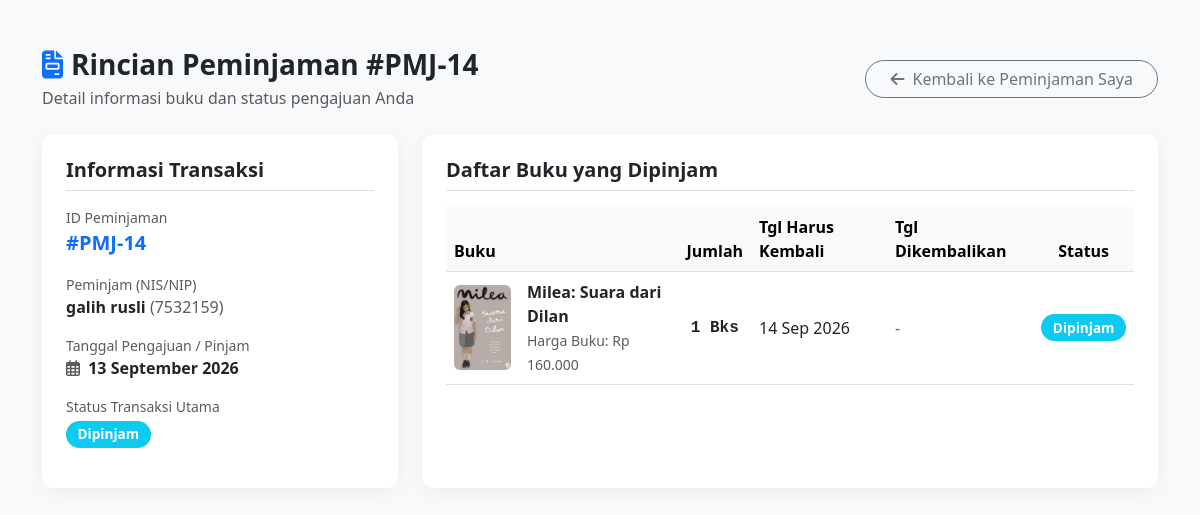
The page /CONTROLLER/c_peminjaman.php?aksi=detail&id_peminjaman=14 (signed in) on the database its author committed.
### tables this page shows
CREATE TABLE `peminjaman` (
  `id_peminjaman` int NOT NULL,
  `id_user` int NOT NULL,
  `tanggal_pinjam` date NOT NULL,
  `status` enum('Diajukan','Dipinjam','Dikembalikan','Ditolak') NOT NULL DEFAULT 'Diajukan'
);

CREATE TABLE `users` (
  `id_user` int NOT NULL,
  `nis_nip` int NOT NULL,
  `nama_lengkap` varchar(50) NOT NULL,
  `username` varchar(50) NOT NULL,
  `password` varchar(200) NOT NULL,
  `role` enum('admin','siswa') NOT NULL DEFAULT 'siswa'
);

CREATE TABLE `buku` (
  `id_buku` int NOT NULL,
  `id_penerbit` int NOT NULL,
  `id_kategori` int NOT NULL,
  `judul_buku` varchar(70) NOT NULL,
  `tahun_terbit` year NOT NULL,
  `harga_buku` int NOT NULL DEFAULT '0',
  `stok` int NOT NULL DEFAULT '0',
  `cover` varchar(100) NOT NULL
);

CREATE TABLE `detail_peminjaman` (
  `id_detail` int NOT NULL,
  `id_peminjaman` int NOT NULL,
  `id_buku` int NOT NULL,
  `jumlah_buku` int NOT NULL,
  `tanggal_pengembalian` date DEFAULT NULL,
  `tanggal_dikembalikan` date DEFAULT NULL,
  `status` enum('Diajukan','Dipinjam','Dikembalikan') NOT NULL DEFAULT 'Diajukan'
);

### MODEL/m_peminjaman.php (called while the page is built, shortened)
<?php
require_once __DIR__ . "/m_koneksi.php";
class M_Peminjaman
{
    private $koneksi;
    public function __construct()
    {
        $db = new Koneksi();
        $this->koneksi = $db->getKoneksi();
        $this->koneksi->set_charset("utf8mb4");
    }
    public function getDetailPeminjaman(
        $id_peminjaman
    ) {
        $sql = "
            SELECT
                p.id_peminjaman,
                p.id_user,
                p.tanggal_pinjam,
                p.status AS status_peminjaman,
                u.nis_nip AS nis,
                u.nama_lengkap,
                dp.id_detail,
                dp.id_buku,
                dp.jumlah_buku,
                dp.tanggal_pengembalian,
                dp.tanggal_dikembalikan,
                dp.status AS status_detail,
                b.judul_buku,
                b.harga_buku,
                b.stok,
                b.cover
            FROM peminjaman p
            INNER JOIN users u
                ON p.id_user = u.id_user
            INNER JOIN detail_peminjaman dp
                ON p.id_peminjaman =
                   dp.id_peminjaman
            INNER JOIN buku b
                ON dp.id_buku =
                   b.id_buku
            WHERE p.id_peminjaman = ?
            ORDER BY
                dp.id_detail ASC
        ";
        $stmt =
            $this->koneksi
            ->prepare($sql);
        $id_peminjaman =
            (int)$id_peminjaman;
        $stmt->bind_param(
            "i",
            $id_peminjaman
        );
        $stmt->execute();
        $result =
            $stmt->get_result();
        $data = [];
        while (
            $row =
            $result->fetch_assoc()
        ) {
            $data[] = $row;
        }
        return $data;
    }
    public function getPeminjamanById(
        $id_peminjaman
    ) {
        $stmt =
            $this->koneksi
            ->prepare("
                    SELECT
                        p.id_peminjaman,
                        p.id_user,
                        p.tanggal_pinjam,
                        p.status,
                        u.nis_nip AS nis,
                        u.nama_lengkap
                    FROM peminjaman p
                    INNER JOIN users u
                        ON p.id_user =
                           u.id_user
                    WHERE p.id_peminjaman = ?
                ");
        $id_peminjaman =
            (int)$id_peminjaman;
        $stmt->bind_param(
            "i",
            $id_peminjaman
        );
        $stmt->execute();
        $data =
            $stmt
            ->get_result()
            ->fetch_assoc();
        return $data ?: null;
    }
    public function cekKepemilikanPeminjaman(
        $id_peminjaman,
        $id_user
    ) {
        $stmt =
            $this->koneksi->prepare("
                SELECT
                    id_peminjaman
                FROM peminjaman
                WHERE id_peminjaman = ?
                AND id_user = ?
            ");
        $id_peminjaman =
            (int)$id_peminjaman;
        $id_user =
            (int)$id_user;
        $stmt->bind_param(
            "ii",
            $id_peminjaman,
            $id_user
        );
        $stmt->execute();
        $ada =
            $stmt
            ->get_result()
            ->num_rows > 0;
        return $ada;
    }
}

### MODEL/m_koneksi.php (called while the page is built, shortened)
<?php
class Koneksi
{
    private $host = "localhost";
    private $username = "root";
    private $pass = "";
    private $dbname = "db_perpustakaan";
    public $koneksi;
    public function __construct()
    {
        $this->koneksi = mysqli_connect(
            $this->host,
            $this->username,
            $this->pass,
            $this->dbname
        );
        $this->koneksi->set_charset("utf8mb4");
    }
    public function getKoneksi()
    {
        return $this->koneksi;
    }
}

### VIEW/SISWA/detailPeminjaman.php (the view, shortened to what this page needs)
<?php
require_once __DIR__ . "/../../MODEL/m_peminjaman.php";
$id_peminjaman = isset($_GET['id_peminjaman']) ? (int)$_GET['id_peminjaman'] : 0;
$modelPeminjaman = new M_Peminjaman();
$headerPeminjaman = $modelPeminjaman->getPeminjamanById($id_peminjaman);
$detailBuku = $modelPeminjaman->getDetailPeminjaman($id_peminjaman);
?>
<!DOCTYPE html>
<html lang="id">
<head>
    <link href="https://cdn.jsdelivr.net/npm/bootstrap@5.3.0/dist/css/bootstrap.min.css" rel="stylesheet">
    <link rel="stylesheet" href="https://cdnjs.cloudflare.com/ajax/libs/font-awesome/6.4.0/css/all.min.css">
</head>
<body>
<div class="container py-5">
    <div class="d-flex justify-content-between align-items-center mb-4">
        <div>
            <h3 class="fw-bold mb-1">
                <i class="fa-solid fa-file-invoice text-primary me-2"></i>Rincian Peminjaman #PMJ-<?= htmlspecialchars($id_peminjaman) ?>
            </h3>
            <p class="text-muted mb-0">Detail informasi buku dan status pengajuan Anda</p>
        </div>
        <a href="/Aplikasi Peminjaman Buku/VIEW/SISWA/peminjaman.php" class="btn btn-outline-secondary rounded-pill px-4">
            <i class="fa-solid fa-arrow-left me-2"></i>Kembali ke Peminjaman Saya
        </a>
    </div>
    <?php if ($headerPeminjaman): ?>
        <div class="row g-4">
            <div class="col-lg-4">
                <div class="card p-4 h-100">
                    <h5 class="fw-bold mb-3 border-bottom pb-2">Informasi Transaksi</h5>
                    <div class="mb-3">
                        <label class="text-muted small d-block">ID Peminjaman</label>
                        <span class="fw-bold text-primary fs-5">#PMJ-<?= htmlspecialchars($headerPeminjaman['id_peminjaman']) ?></span>
                    </div>
                    <div class="mb-3">
                        <label class="text-muted small d-block">Peminjam (NIS/NIP)</label>
                        <span class="fw-semibold"><?= htmlspecialchars($headerPeminjaman['nama_lengkap']) ?></span>
                        <span class="text-muted"> (<?= htmlspecialchars($headerPeminjaman['nis']) ?>)</span>
                    </div>
                    <div class="mb-3">
                        <label class="text-muted small d-block">Tanggal Pengajuan / Pinjam</label>
                        <span class="fw-semibold">
                            <i class="fa-regular fa-calendar-days text-muted me-1"></i>
                            <?= date('d F Y', strtotime($headerPeminjaman['tanggal_pinjam'])) ?>
                        </span>
                    </div>
                    <div class="mb-3">
                        <label class="text-muted small d-block">Status Transaksi Utama</label>
                        <?php
                            $statusUtama = $headerPeminjaman['status'];
                            $badgeUtama = 'bg-secondary';
                            if ($statusUtama === 'Diajukan') $badgeUtama = 'bg-warning text-dark';
                            elseif ($statusUtama === 'Dipinjam') $badgeUtama = 'bg-info text-white';
                            elseif ($statusUtama === 'Dikembalikan') $badgeUtama = 'bg-success text-white';
                            elseif ($statusUtama === 'Ditolak') $badgeUtama = 'bg-danger text-white';
                        ?>
                        <span class="badge badge-status <?= $badgeUtama ?> mt-1">
                            <?= htmlspecialchars($statusUtama) ?>
                        </span>
                    </div>
                </div>
            </div>
            <div class="col-lg-8">
                <div class="card p-4 h-100">
                    <h5 class="fw-bold mb-3 border-bottom pb-2">Daftar Buku yang Dipinjam</h5>
                    <?php if (!empty($detailBuku)): ?>
                        <div class="table-responsive">
                            <table class="table table-hover align-middle mb-0">
                                <thead class="table-light">
                                    <tr>
                                        <th>Buku</th>
                                        <th class="text-center">Jumlah</th>
                                        <th>Tgl Harus Kembali</th>
                                        <th>Tgl Dikembalikan</th>
                                        <th class="text-center">Status</th>
                                    </tr>
                                </thead>
                                <tbody>
                                    <?php foreach ($detailBuku as $item): ?>
                                        <tr>
                                            <td>
                                                <div class="d-flex align-items-center">
                                                    <?php if (!empty($item['cover'])): ?>
                                                        <img src="/Aplikasi Peminjaman Buku/ASSETS/COVER/<?= htmlspecialchars($item['cover']) ?>" class="cover-buku me-3" alt="Cover">
                                                    <?php else: ?>
                                                        <div class="bg-light border rounded d-flex align-items-center justify-content-center me-3 cover-buku">
                                                            <i class="fa-solid fa-book text-muted"></i>
                                                        </div>
                                                    <?php endif; ?>
                                                    <div>
                                                        <span class="fw-bold d-block"><?= htmlspecialchars($item['judul_buku']) ?></span>
                                                        <small class="text-muted">Harga Buku: Rp <?= number_format($item['harga_buku'], 0, ',', '.') ?></small>
                                                    </div>
                                                </div>
                                            </td>
                                            <td class="text-center font-monospace fw-bold">
                                                <?= htmlspecialchars($item['jumlah_buku']) ?> Bks
                                            </td>
                                            <td>
                                                <?= $item['tanggal_pengembalian'] ? date('d M Y', strtotime($item['tanggal_pengembalian'])) : '<span class="text-muted">-</span>' ?>
                                            </td>
                                            <td>
                                                <?= $item['tanggal_dikembalikan'] ? date('d M Y', strtotime($item['tanggal_dikembalikan'])) : '<span class="text-muted">-</span>' ?>
                                            </td>
                                            <td class="text-center">
                                                <?php
                                                    $stDetail = $item['status_detail'];
                                                    $badgeDetail = 'bg-secondary';
                                                    if ($stDetail === 'Diajukan') $badgeDetail = 'bg-warning text-dark';
                                                    elseif ($stDetail === 'Dipinjam') $badgeDetail = 'bg-info text-white';
                                                    elseif ($stDetail === 'Dikembalikan') $badgeDetail = 'bg-success text-white';
                                                    elseif ($stDetail === 'Ditolak') $badgeDetail = 'bg-danger text-white';
                                                ?>
                                                <span class="badge badge-status <?= $badgeDetail ?>">
                                                    <?= htmlspecialchars($stDetail) ?>
                                                </span>
                                            </td>
                                        </tr>
                                    <?php endforeach; ?>
                                </tbody>
                            </table>
                        </div>
                    <?php else: ?>
                        <p class="text-muted">Tidak ada rincian buku pada peminjaman ini.</p>
                    <?php endif; ?>
                </div>
            </div>
        </div>
    <?php else: ?>
        <div class="alert alert-danger">Data peminjaman tidak ditemukan.</div>
    <?php endif; ?>
</div>
</body>
</html>

### VIEW/SISWA/detailPeminjaman.php (style rules this page uses)
body { background-color: #f8f9fa; font-family: 'Segoe UI', Tahoma, Geneva, Verdana, sans-serif; }
.card { border: none; border-radius: 12px; box-shadow: 0 4px 20px rgba(0,0,0,0.05); }
.cover-buku { width: 60px; height: 85px; object-fit: cover; border-radius: 6px; }
.badge-status { font-size: 0.85rem; padding: 0.5em 0.85em; border-radius: 20px; font-weight: 600; }

### rows shown on the page
peminjaman: id_peminjaman "14", id_user.nama_lengkap "galih rusli", id_user.nis_nip "7532159", tanggal_pinjam "13 September 2026", status "Dipinjam", buku.cover (picture), buku.judul_buku "Milea: Suara dari Dilan", buku.harga_buku "160.000", detail_peminjaman.jumlah_buku "1", detail_peminjaman.tanggal_pengembalian "14 Sep 2026", detail_peminjaman.status "Dipinjam"

### other values the page prints
$id_peminjaman "14"
